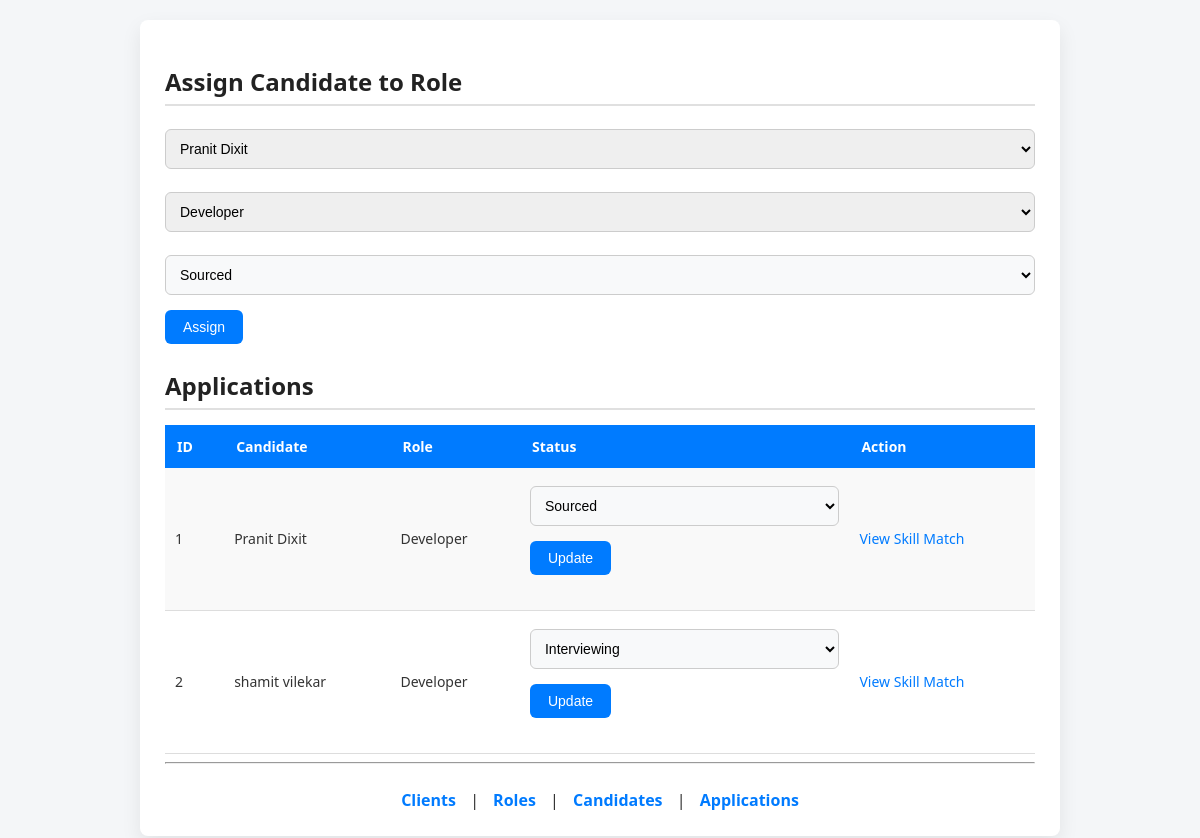
The app's page /applications with its own data.
### tables this page shows
CREATE TABLE Application (
    application_id INTEGER PRIMARY KEY AUTOINCREMENT,
    candidate_id INTEGER,
    role_id INTEGER,
    status TEXT, skill_match_percentage REAL,
    UNIQUE(candidate_id, role_id)
);

CREATE TABLE Candidate (
    candidate_id INTEGER PRIMARY KEY AUTOINCREMENT,
    name TEXT COLLATE NOCASE,
    linkedin_url TEXT COLLATE NOCASE,
    skills TEXT,
    experience_years INTEGER,
    resume_file_path TEXT,
    UNIQUE(name, linkedin_url)
);

CREATE TABLE Role (
    role_id INTEGER PRIMARY KEY AUTOINCREMENT,
    client_id INTEGER,
    title TEXT COLLATE NOCASE,
    jd_text TEXT,
    jd_file_path TEXT,
    status TEXT,
    FOREIGN KEY (client_id) REFERENCES Client(client_id),
    UNIQUE(client_id, title)
);

### app.py (the view, shortened to what this page needs)
@app.route("/applications", methods=["GET", "POST"])
def applications():
    db = get_db()
    cur = db.cursor()
    applications = cur.execute("""
        SELECT Application.application_id,
               Candidate.name,
               Role.title,
               Application.status
        FROM Application
        JOIN Candidate ON Application.candidate_id = Candidate.candidate_id
        JOIN Role ON Application.role_id = Role.role_id
    """).fetchall()
    candidates = cur.execute("SELECT * FROM Candidate").fetchall()
    roles = cur.execute("SELECT * FROM Role").fetchall()
    db.close()
    return render_template(
        "applications.html",
        applications=applications,
        candidates=candidates,
        roles=roles
    )

### app.py (called while the page is built)
def get_db():
    return sqlite3.connect("database.db")

### templates/applications.html (shortened to what this page needs)
<!DOCTYPE html>
<html>
  <head>
    <link rel="stylesheet" href="{{ url_for('static', filename='style.css') }}">
  </head>
  <body>
    <div class="container">
      <h2>Assign Candidate to Role</h2>
      <form method="post">
        <select name="candidate_id" required>
          {% for c in candidates %}
          <option value="{{ c[0] }}">{{ c[1] }}</option>
          {% endfor %}
        </select>
        <select name="role_id" required>
          {% for r in roles %}
          <option value="{{ r[0] }}">{{ r[2] }}</option>
          {% endfor %}
        </select>
        <select name="status" required>
          <option selected>Sourced</option>
        </select>
        <button type="submit">Assign</button>
      </form>
      <h2>Applications</h2>
      <table>
        <tr>
          <th>ID</th>
          <th>Candidate</th>
          <th>Role</th>
          <th>Status</th>
          <th>Action</th>
        </tr>
        {% for a in applications %}
        <tr>
          <td>{{ a[0] }}</td>
          <td>{{ a[1] }}</td>
          <td>{{ a[2] }}</td>
          <td>
            <form method="post" action="/update_status/{{ a[0] }}">
              <select name="status">
                <option {{ 'selected' if a[3]=='Sourced' else '' }}>Sourced</option>
                <option {{ 'selected' if a[3]=='Interviewing' else '' }}>Interviewing</option>
              </select>
              <button type="submit">Update</button>
            </form>
          </td>
          <td>
            <a href="/skill_match/{{ a[0] }}">View Skill Match</a>
          </td>
        </tr>
        {% endfor %}
      </table>
      <hr>
      <div class="nav">
        <a href="/clients">Clients</a> |
        <a href="/roles">Roles</a> |
        <a href="/candidates">Candidates</a> |
        <a href="/applications">Applications</a>
      </div>
    </div>
  </body>
</html>

### static/style.css (style rules this page uses)
body { font-family: "Segoe UI", Arial, sans-serif; background-color: #f4f6f8; margin: 0; padding: 20px; color: #333; }
h2 { color: #222; margin-bottom: 15px; border-bottom: 2px solid #e0e0e0; padding-bottom: 6px; }
.container { background: #ffffff; padding: 25px; border-radius: 8px; width: 75%; margin: auto; box-shadow: 0 8px 20px rgba(0, 0, 0, 0.08); }
form { margin-bottom: 25px; }
input, textarea, select { padding: 10px; width: 100%; margin: 8px 0 15px 0; border: 1px solid #ccc; border-radius: 6px; font-size: 14px; }
button { background-color: #007bff; color: white; padding: 9px 18px; border: none; border-radius: 6px; font-size: 14px; cursor: pointer; transition: background-color 0.2s ease, transform 0.1s ease; }
table { width: 100%; border-collapse: collapse; margin-top: 10px; font-size: 14px; }
table th { background-color: #007bff; color: white; padding: 12px; text-align: left; }
table td { padding: 10px; border-bottom: 1px solid #ddd; }
table tr:nth-child(even) { background-color: #f9f9f9; }
a { color: #007bff; text-decoration: none; font-weight: 500; }
.nav { margin-top: 25px; text-align: center; }
.nav a { margin: 0 10px; font-weight: 600; }
select[name="status"] { background-color: #f8f9fa; cursor: pointer; }

### records on screen
Application: application_id "1", name "Pranit Dixit", title "Developer"
Application: application_id "2", name "shamit vilekar", title "Developer"

### other values on screen
form field candidate_id "Pranit Dixit"
form field role_id "Developer"
